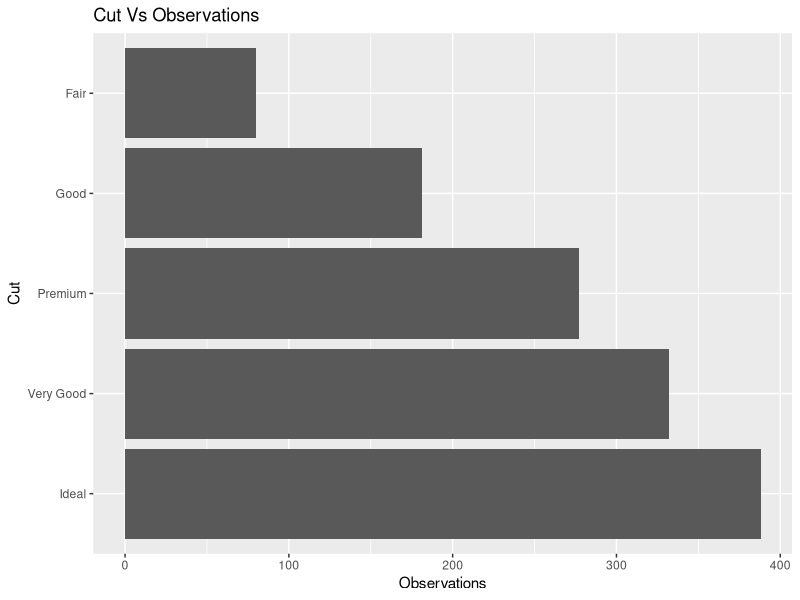
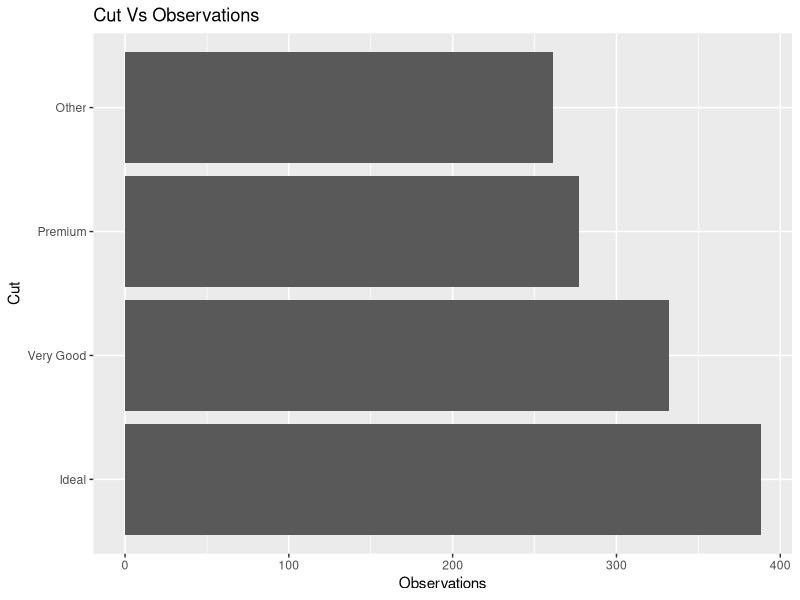
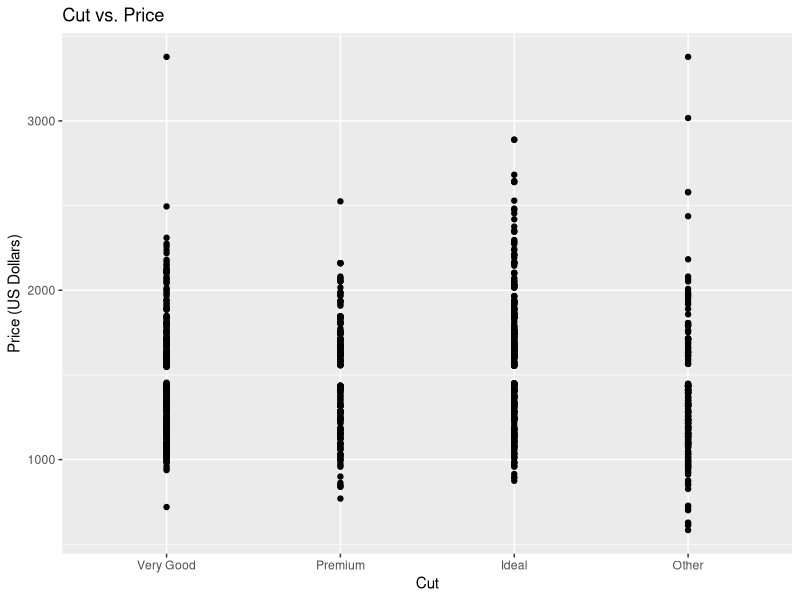
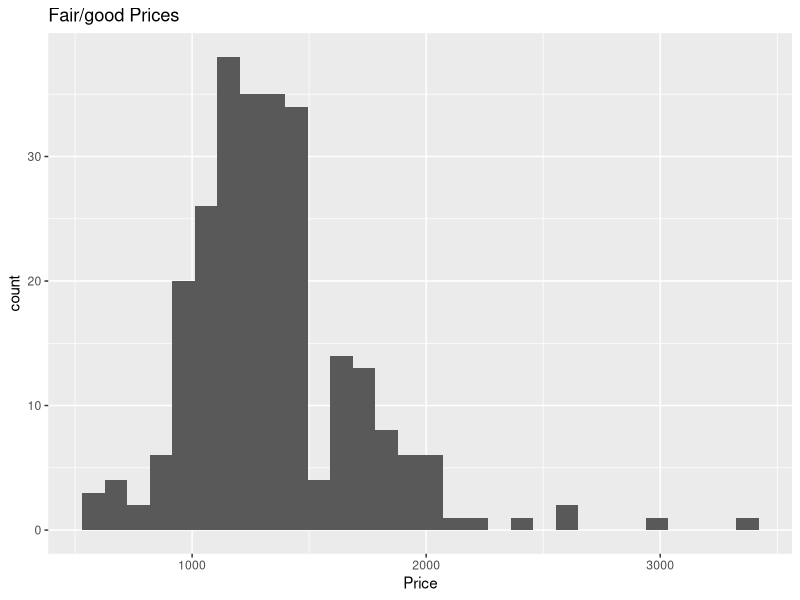
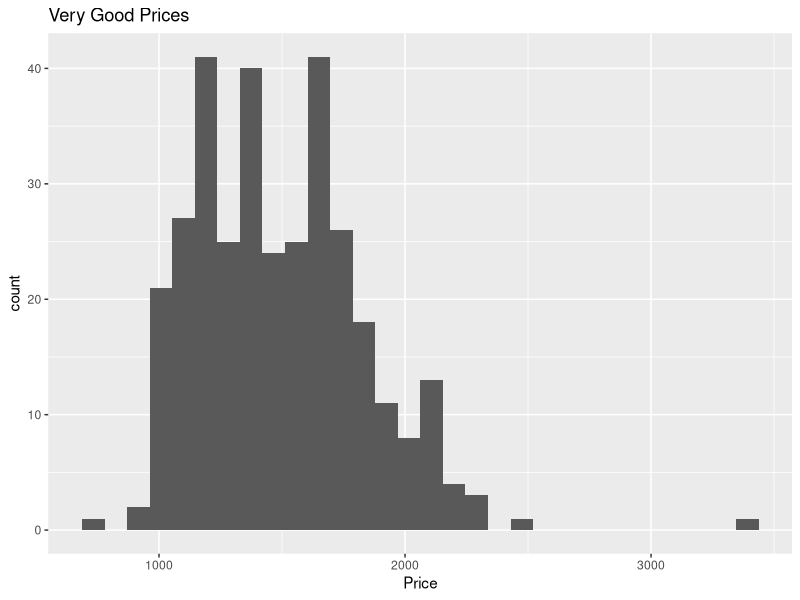
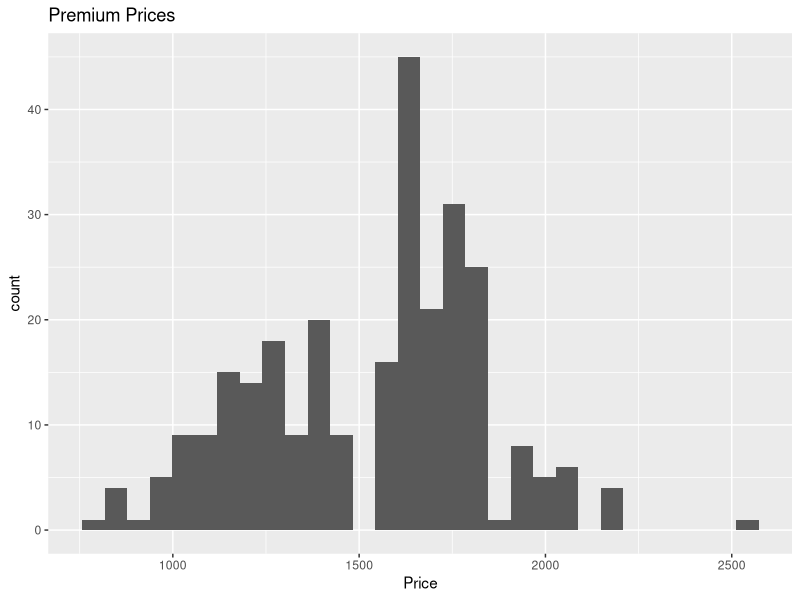
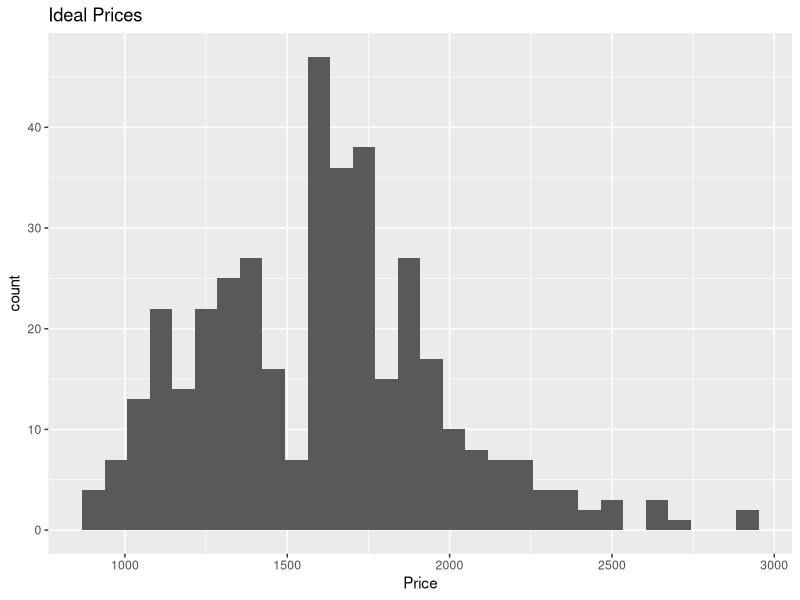
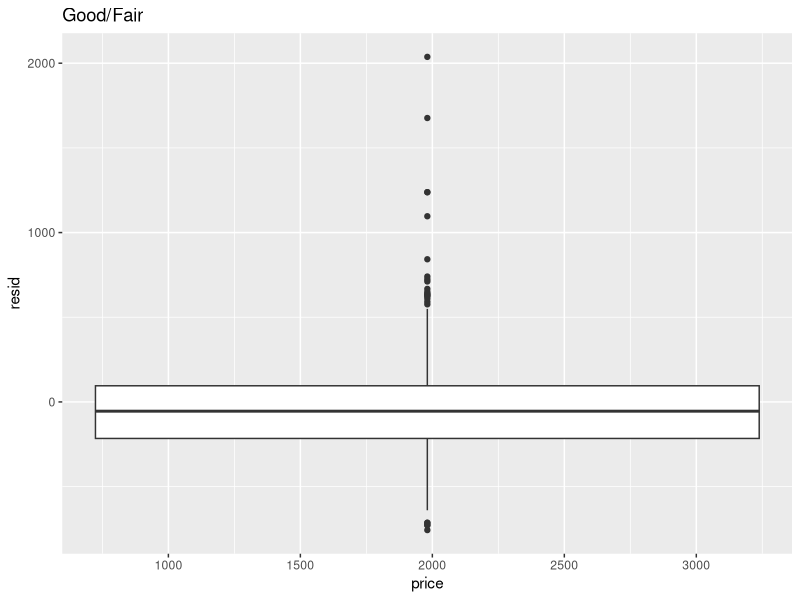

The R source for these figures, in order:
## ---- chunk 1
knitr::opts_chunk$set(echo = TRUE)
## ---- chunk 2
library(tidyverse)
library(knitr)
library(broom)
library(ggplot2)
## ---- chunk 3
diamonds <- diamonds %>% filter(carat == 0.5, !is.na(carat))
## ---- chunk 4
ggplot(diamonds, aes(x = fct_infreq(cut))) + 
  geom_bar() + 
  labs (x = "Cut", y = "Observations", title = "Cut Vs Observations") +
  coord_flip()
## ---- chunk 5
diamonds <- diamonds %>% mutate(cut = fct_lump_n(cut, n = 3))
ggplot(diamonds, aes(x = fct_infreq(cut))) + 
  geom_bar() + 
  labs(x = "Cut", y = "Observations", title = "Cut Vs Observations") +
  coord_flip()
## ---- chunk 6
ggplot(data = diamonds, mapping = aes(x = cut, y = price)) +
  geom_point(aplha = 0.5) +
  labs(x = "Cut", y = "Price (US Dollars)", title = "Cut vs. Price")
## ---- chunk 7
diamonds %>%
  group_by(cut) %>% 
  summarise(mean = mean(price),
            std_dev = sd(price),
            num_observations = n()
  )
## ---- chunk 8
fair_good_cut <- diamonds %>%
  filter(cut == "Other")
ggplot(data = fair_good_cut, aes(x = price)) +
  geom_histogram() +
  labs(title = "Fair/good Prices ",
       x = "Price")

very_good_cut <- diamonds %>%
  filter(cut == "Very Good")
ggplot(data = very_good_cut, aes(x = price)) +
  geom_histogram() +
  labs(title = "Very Good Prices",
       x = "Price")

premium_cut <- diamonds %>%
  filter(cut == "Premium")
ggplot(data = premium_cut, aes(x = price)) +
  geom_histogram() +
  labs(title = "Premium Prices",
       x = "Price")

ideal_cut <- diamonds %>%
  filter(cut == "Ideal")
ggplot(data = ideal_cut, aes(x = price)) +
  geom_histogram() +
  labs(title = "Ideal Prices",
       x = "Price")

## ---- chunk 9
model <- lm(price ~ cut, data = diamonds)
tidy(model) %>% 
  kable(format="markdown", digits=3)

diamonds <- diamonds %>% 
  mutate(resid = residuals(model))

fair_good_cut <- diamonds %>%
  filter(cut == "Other")
ggplot(data = fair_good_cut, aes(x = price, y = resid)) +
  geom_boxplot() + labs(title = "Good/Fair")

very_good_cut <- diamonds %>%
  filter(cut == "Very Good")
ggplot(data = very_good_cut, aes(x = price, y = resid)) +
  geom_boxplot() + labs(title = "Very Good")

premium_cut <- diamonds %>%
  filter(cut == "Premium")
ggplot(data = premium_cut, aes(x = price, y = resid)) +
  geom_boxplot() + labs(title = "Premium")

ideal_cut <- diamonds %>%
  filter(cut == "Ideal")
ggplot(data = ideal_cut, aes(x = price, y = resid)) +
  geom_boxplot() + labs(title = "Ideal")


## ---- chunk 10
model <- lm(price ~ cut, data = diamonds)
kable(anova(model), format="markdown",digits=6)
## ---- chunk 11
sum_of_sqaures <- 150706506
obs_num <- 1258
sample_variance_price <- sum_of_sqaures/obs_num
sample_variance_price
## ---- chunk 12
tidy(model) %>% 
  kable(format = "markdown", digits = 3)

summary(model)$coef[,2]
